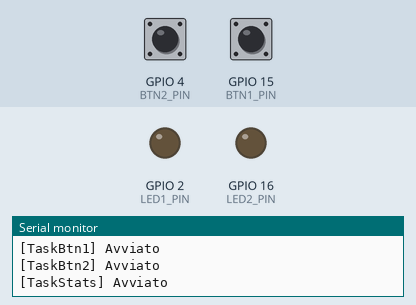
Recording of a sketch running on a simulated ESP32. Parts: output pins drawn as LEDs (lit = HIGH), the last lines printed to the serial monitor. Dashed ring = blinking. Inputs (shaded band) come from the test bench; at power-on: GPIO 4 (BTN2_PIN) LOW, GPIO 15 (BTN1_PIN) LOW.

Above: at 1.2 s.
1.3 s: GPIO 4 (BTN2_PIN) pulled HIGH for 1 s
At 1.56 s:
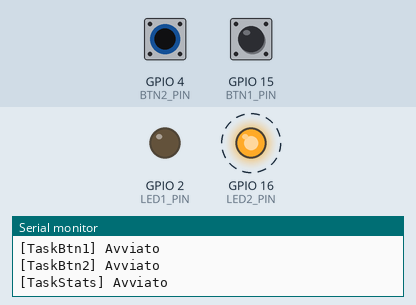
4.3 s: GPIO 15 (BTN1_PIN) pulled HIGH for 3.2 s
At 5.18 s:
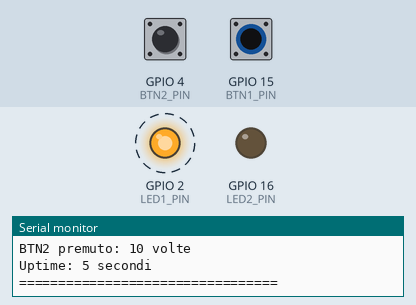
9.0 s: GPIO 4 (BTN2_PIN) pulled HIGH for 3.2 s
At 13.3 s:
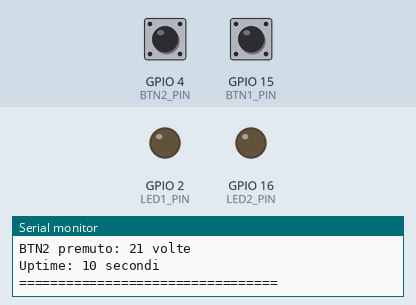
13.7 s: GPIO 4 (BTN2_PIN) driven HIGH and GPIO 15 (BTN1_PIN) driven HIGH
At 13.98 s:
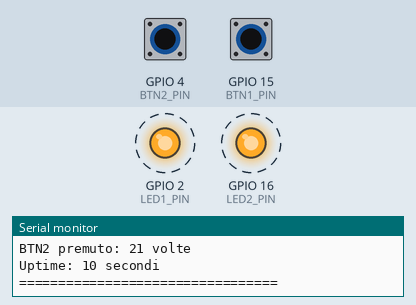
16.7 s: GPIO 4 (BTN2_PIN) driven LOW
At 16.98 s:
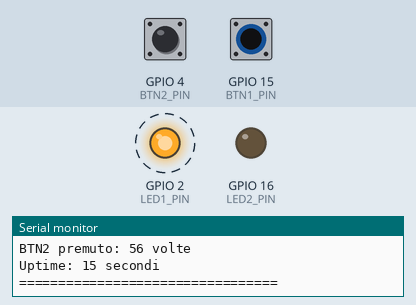
19.7 s: GPIO 15 (BTN1_PIN) driven LOW
At 19.7 s:
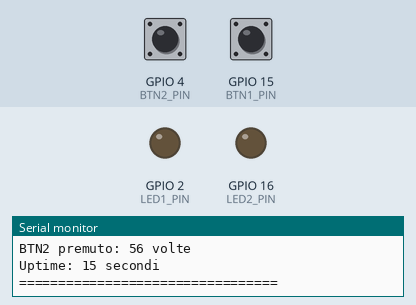
Timing chart, 0 to 22.2 s (numbered marks = the images above; inputs shaded):
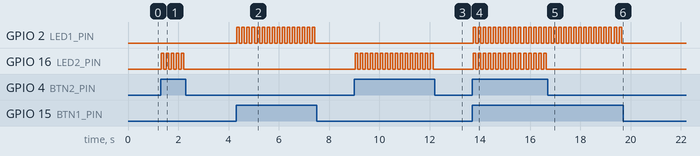

Measured:
- after the input at 1.3 s, GPIO 16 (LED2_PIN): alternates HIGH for 0.10 s and LOW for 0.10 s, 10 changes in all, then stays LOW, starting at once
- after the input at 4.3 s, GPIO 2 (LED1_PIN): alternates HIGH for 0.10 s and LOW for 0.10 s, 32 changes in all, then stays LOW, starting at once
- after the input at 9.0 s, GPIO 16 (LED2_PIN): alternates HIGH for 0.10 s and LOW for 0.10 s, 32 changes in all, then stays LOW, starting at once
- after the input at 13.7 s, GPIO 2 (LED1_PIN), GPIO 16 (LED2_PIN): alternates HIGH for 0.10 s and LOW for 0.10 s, starting at once
- after the input at 16.7 s, GPIO 16 (LED2_PIN): stops changing and stays LOW
- after the input at 19.7 s, GPIO 2 (LED1_PIN): stops changing and stays LOW

The sketch:

approccio4_rtos.ino
```cpp
/**
 * ============================================================================
 * ES01 - Sistema Controllo LED con Pulsanti
 * SOLUZIONE - Approccio 4: RTOS (FreeRTOS)
 * ============================================================================
 *
 * Implementazione completa con task FreeRTOS
 *
 * NOTA: Questo codice è per ESP32 (FreeRTOS nativo).
 * Per Arduino Uno, usare Arduino_FreeRTOS.h
 */

#include <Arduino.h>

// Per ESP32 (FreeRTOS nativo)
#include <freertos/FreeRTOS.h>
#include <freertos/task.h>

// Per Arduino Uno:
// #include <Arduino_FreeRTOS.h>

// ========== PIN (ESP32) ==========
const int BTN1_PIN = 15;
const int BTN2_PIN = 4;
const int LED1_PIN = 2;
const int LED2_PIN = 16;

// Per Arduino Uno:
// const int BTN1_PIN = 2;
// const int BTN2_PIN = 3;
// const int LED1_PIN = 8;
// const int LED2_PIN = 9;

// ========== COSTANTI ==========
const TickType_t BLINK_PERIOD = pdMS_TO_TICKS(100);
const TickType_t POLL_PERIOD = pdMS_TO_TICKS(50);
const TickType_t STATS_PERIOD = pdMS_TO_TICKS(5000);

// ========== PRIORITÀ ==========
const UBaseType_t BTN1_PRIORITY = 2;
const UBaseType_t BTN2_PRIORITY = 2;
const UBaseType_t STATS_PRIORITY = 1;

// ========== STACK SIZE ==========
#define STACK_SIZE 2048  // ESP32: parole da 4 byte = 8KB

// Arduino Uno:
// #define STACK_SIZE 128  // parole da 2 byte = 256 bytes

// ========== HANDLE TASK ==========
TaskHandle_t taskBtn1Handle = NULL;
TaskHandle_t taskBtn2Handle = NULL;
TaskHandle_t taskStatsHandle = NULL;

// ========== STATISTICHE ==========
volatile unsigned long btn1_pressCount = 0;
volatile unsigned long btn2_pressCount = 0;

// ========== SETUP ==========
void setup() {
  Serial.begin(115200);
  while (!Serial) { delay(10); }

  Serial.println("\n=== ES01 - Approccio 4: FreeRTOS ===");
  Serial.println("Platform: ESP32 (520KB RAM, FreeRTOS nativo)");
  Serial.println("Task indipendenti con scheduler preemptive\n");

  // Crea task BTN1
  BaseType_t result1 = xTaskCreate(
    TaskButton1,
    "BTN1",
    STACK_SIZE,
    NULL,
    BTN1_PRIORITY,
    &taskBtn1Handle
  );

  if (result1 != pdPASS) {
    Serial.println("[ERRORE] Task BTN1 non creato!");
    while(1);
  }
  Serial.println("[OK] Task BTN1 creato");

  // Crea task BTN2
  BaseType_t result2 = xTaskCreate(
    TaskButton2,
    "BTN2",
    STACK_SIZE,
    NULL,
    BTN2_PRIORITY,
    &taskBtn2Handle
  );

  if (result2 != pdPASS) {
    Serial.println("[ERRORE] Task BTN2 non creato!");
    while(1);
  }
  Serial.println("[OK] Task BTN2 creato");

  // Crea task statistiche
  BaseType_t result3 = xTaskCreate(
    TaskStats,
    "Stats",
    STACK_SIZE,
    NULL,
    STATS_PRIORITY,
    &taskStatsHandle
  );

  if (result3 != pdPASS) {
    Serial.println("[ERRORE] Task Stats non creato!");
    while(1);
  }
  Serial.println("[OK] Task Stats creato");

  Serial.println("\nScheduler FreeRTOS attivo!\n");

  // Su ESP32, scheduler è già attivo
  // Su Arduino Uno, chiamare: vTaskStartScheduler();
}

// ========== TASK BUTTON 1 ==========
void TaskButton1(void *pvParameters) {
  (void) pvParameters;

  // Setup pin (ogni task configura i propri)
  pinMode(BTN1_PIN, INPUT);
  pinMode(LED1_PIN, OUTPUT);

  bool led_state = LOW;

  Serial.println("[TaskBtn1] Avviato");

  // Loop infinito task
  for(;;) {
    if (digitalRead(BTN1_PIN) == HIGH) {
      // Pulsante premuto: lampeggia
      led_state = !led_state;
      digitalWrite(LED1_PIN, led_state);

      // Incrementa contatore (accesso atomico)
      taskENTER_CRITICAL();
      btn1_pressCount++;
      taskEXIT_CRITICAL();

      vTaskDelay(BLINK_PERIOD);  // Delay NON bloccante
    } else {
      // Pulsante rilasciato: spento
      digitalWrite(LED1_PIN, LOW);
      led_state = LOW;
      vTaskDelay(POLL_PERIOD);
    }
  }
}

// ========== TASK BUTTON 2 ==========
void TaskButton2(void *pvParameters) {
  (void) pvParameters;

  pinMode(BTN2_PIN, INPUT);
  pinMode(LED2_PIN, OUTPUT);

  bool led_state = LOW;

  Serial.println("[TaskBtn2] Avviato");

  for(;;) {
    if (digitalRead(BTN2_PIN) == HIGH) {
      led_state = !led_state;
      digitalWrite(LED2_PIN, led_state);

      taskENTER_CRITICAL();
      btn2_pressCount++;
      taskEXIT_CRITICAL();

      vTaskDelay(BLINK_PERIOD);
    } else {
      digitalWrite(LED2_PIN, LOW);
      led_state = LOW;
      vTaskDelay(POLL_PERIOD);
    }
  }
}

// ========== TASK STATISTICHE ==========
void TaskStats(void *pvParameters) {
  (void) pvParameters;

  Serial.println("[TaskStats] Avviato");

  for(;;) {
    vTaskDelay(STATS_PERIOD);  // Ogni 5 secondi

    Serial.println("\n========== STATISTICHE ==========");

    // Numero task attivi
    Serial.print("Task attivi: ");
    Serial.println(uxTaskGetNumberOfTasks());

    // Stack libero per task
    Serial.print("Stack BTN1 libero: ");
    Serial.print(uxTaskGetStackHighWaterMark(taskBtn1Handle));
    Serial.println(" parole");

    Serial.print("Stack BTN2 libero: ");
    Serial.print(uxTaskGetStackHighWaterMark(taskBtn2Handle));
    Serial.println(" parole");

    Serial.print("Stack Stats libero: ");
    Serial.print(uxTaskGetStackHighWaterMark(taskStatsHandle));
    Serial.println(" parole");

    // Heap libero (ESP32)
    Serial.print("Free Heap: ");
    Serial.print(xPortGetFreeHeapSize());
    Serial.println(" bytes");

    // Contatori pulsanti (accesso atomico)
    taskENTER_CRITICAL();
    unsigned long count1 = btn1_pressCount;
    unsigned long count2 = btn2_pressCount;
    taskEXIT_CRITICAL();

    Serial.print("BTN1 premuto: ");
    Serial.print(count1);
    Serial.println(" volte");
    Serial.print("BTN2 premuto: ");
    Serial.print(count2);
    Serial.println(" volte");

    Serial.print("Uptime: ");
    Serial.print(millis() / 1000);
    Serial.println(" secondi");
    Serial.println("=================================\n");
  }
}

// ========== LOOP ==========
void loop() {
  // Su ESP32: loop() è un task normale (priorità 1)
  // Esegue in background

  // Su Arduino Uno: loop() NON viene chiamato
  // (scheduler ha controllo totale)

  vTaskDelay(pdMS_TO_TICKS(1000));
}

/**
 * RISPOSTE DOMANDE VERIFICA:
 *
 * D1: Cosa fa lo scheduler FreeRTOS?
 * R1: Gestisce context switching tra task. Decide quale task eseguire
 *     in base a:
 *     - Priorità (task alta priorità eseguito per primo)
 *     - Stato (READY vs BLOCKED)
 *     - Time slicing (se priorità uguali, round-robin)
 *
 * D2: Differenza tra vTaskDelay() e delay()?
 * R2: delay(100):
 *     - Busy-wait, CPU occupata
 *     - Blocca tutto il programma
 *     - Altri task NON possono eseguire
 *
 *     vTaskDelay(pdMS_TO_TICKS(100)):
 *     - Task entra in stato BLOCKED
 *     - Scheduler passa ad altro task READY
 *     - CPU libera per altri task o IDLE (sleep)
 *
 * D3: Cosa succede se stack troppo piccolo?
 * R3: STACK OVERFLOW → crash!
 *     Sintomi:
 *     - Reset improvvisi
 *     - Comportamento imprevedibile
 *     - Corruzione variabili
 *
 *     Prevenzione:
 *     - Monitora uxTaskGetStackHighWaterMark()
 *     - Margine sicurezza: almeno 20% stack libero
 *     - Evita variabili locali grandi (usa heap)
 *
 * D4: Perché taskENTER_CRITICAL() / taskEXIT_CRITICAL()?
 * R4: Crea sezione critica dove:
 *     - Scheduler disabilitato (no context switch)
 *     - Interrupt disabilitati (su alcuni port)
 *
 *     Serve per accesso ATOMICO a variabili condivise.
 *     Esempio: btn1_pressCount++ NON è atomico (3 operazioni assembly):
 *     1. LOAD btn1_pressCount → registro
 *     2. INC registro
 *     3. STORE registro → btn1_pressCount
 *
 *     Se context switch tra step 1 e 3 → race condition!
 *
 * D5: Cosa significa "preemptive scheduling"?
 * R5: Scheduler può INTERROMPERE task in esecuzione per passare
 *     a task con priorità maggiore.
 *
 *     Esempio:
 *     - TaskBtn1 (priorità 2) è RUNNING
 *     - TaskBtn2 (priorità 3) diventa READY
 *     - Scheduler PREEMPT TaskBtn1 (→ READY)
 *     - TaskBtn2 diventa RUNNING
 *
 *     Alternativa: Cooperative scheduling (task deve cedere volontariamente)
 *     FreeRTOS usa preemptive (migliore reattività).
 */
```
